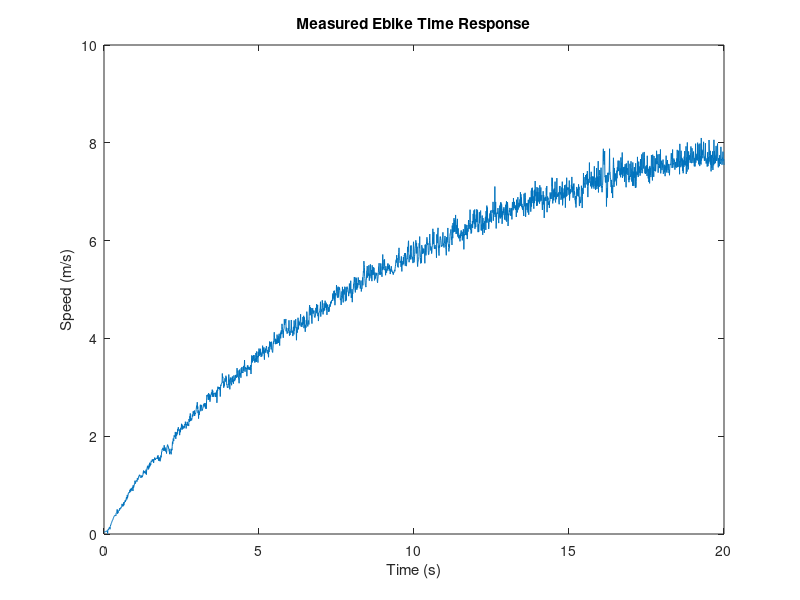

The MATLAB script that drew this image: (Note: this script raises an error after producing the figure.)
   %%% <Controller Tuning> %%% 

%%%% -- This is the second code used in the controller design process -- %%%%

%%% DESCRIPTION
%%% This code uses the Control System Toolbox to tune a PID controller to acheive zero steady error 
%%%  and reasonable transient behavior for a unity feedback control architecture 

%%%%%% Doing the all clear %%%%%%
clear
clc
close all

% Loading Measured Time Response Data
load('00912.mat') 
xdata = linspace(0,20,2401);  
ydata = (2*pi()/60)*(456.3862.*NIData(300:2700,7)-1.2846)*(0.341*0.028985/0.333375); %the raw data from 00912.mat must first be processed to convert it to m/s (see http://moorepants.github.io/dissertation/davisbicycle.html#calibration) 
ydata = transpose(ydata);

% Plotting Measured Time Reponse
figure('Name','Measured Time Response')
plot(xdata,ydata)
title('Measured Ebike Time Response')
xlabel('Time (s)')
ylabel('Speed (m/s)') 

% Finding Settling Time of Measured Time Response 
spdFinal = mean(ydata(2218:end)); % First index found from looking at the plot above
msrdSetTime = xdata(2218);
fprintf('Measured Settling Time = %.1f (s)\n',msrdSetTime)

%%%%%% PLANT MODEL %%%%%% (Identified from the system identification step)
%%%
%%% v(s)/V(s) = 8.31 / (s^2 + 70.82*s + 7.543 ) 
%%%
%%%%%% %%%%%% %%%%%% %%%%%

% Declaring the Plant Model
Gp = tf(8.308,[1,70.83,7.542]); 

%%%%%% Using the Control System Toolbox to tune a PID controller %%%%%% 
% INSTRUCTIONS
% Uncomment either of the following lines of code to launch either app for tuning a PID controller

pidTuner(Gp,'pid')
% controlSystemDesigner('rlocus',Gp)

%%%%%% Declaring the Control Architecture %%%%%%
%Gc = pid(4.18,0.884,0); % PID constants found from using controller tuning app
% Gc = pid(0.363,0.0955,0); % PID constants found from using controller tuning app
% Gc = pid(0.74,0.0908,0); % PID constants found from using controller tuning app
Gc = pid(1.01,0.108,0); % PID constants found from using controller tuning app
sys_cl = feedback(Gc*Gp,1);

% Simulating the Closed Loop Step Response
t = linspace(0,20,8000); 
opt = stepDataOptions('StepAmplitude',spdFinal);
y = step(sys_cl,t,opt); 

figure('Name','Comparing Measured to Tuned Performance')
plot(t,y,'b') 
hold on 
plot(xdata,ydata,'r')
title('Comparison Plot Between Measured and Tuned Time Response')
xlabel('Time [s]')
ylabel('Speed [m/s]') 

% Measuring the Performance of the Closed Loop System
F = stepinfo(sys_cl);
fprintf("Closed loop settling time: %.2f (s) \n", F.SettlingTime)
fprintf("Closed loop overshoot percentage: %.2f (precent) \n", F.Overshoot)

